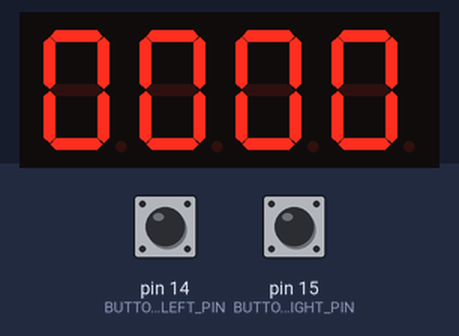
This sketch was run on a simulated Arduino Uno, built with avr-gcc and run on an emulated ATmega328P. Parts: 4-digit seven-segment display. Inputs (shaded band) come from the test bench; at power-on: pin 14 (BUTTON_LEFT_PIN) LOW, pin 15 (BUTTON_RIGHT_PIN) LOW. What the sketch prints to the serial monitor is not drawn.

Above: at 1.2 s.
1.3 s: pin 14 (BUTTON_LEFT_PIN) pulled HIGH for 1 s
At 2.8 s:
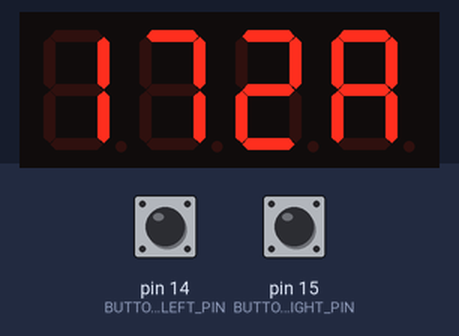
3.8 s: pin 15 (BUTTON_RIGHT_PIN) pulled HIGH for 3.2 s
At 8.1 s:
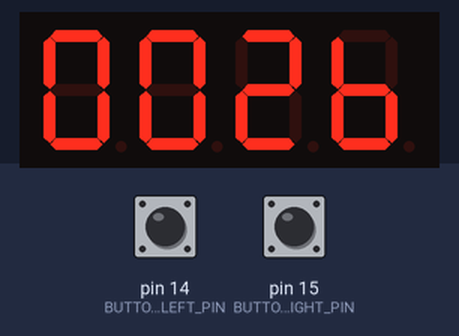
8.5 s: pin 15 (BUTTON_RIGHT_PIN) pulled HIGH for 0.15 s
At 9.5 s:
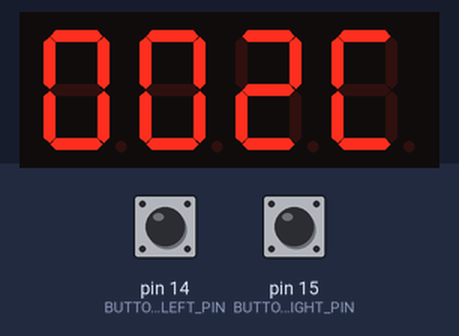
10.1 s: pin 14 (BUTTON_LEFT_PIN) pulled HIGH for 0.15 s
At 10.6 s:
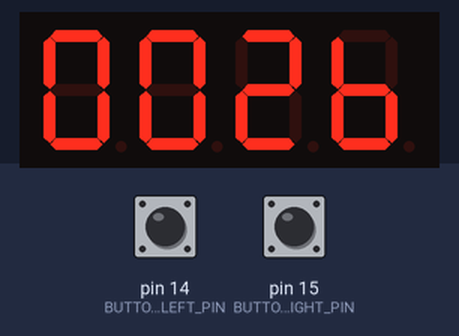

The sketch:

arduino-programmers-clock.ino
```cpp
#include "SevSegShift.h"

#define SHIFT_PIN_DS 8   /* Data input PIN */
#define SHIFT_PIN_STCP 7 /* Shift Register Storage PIN */
#define SHIFT_PIN_SHCP 6 /* Shift Register Shift PIN */

#define BUTTON_LEFT_PIN 14
#define BUTTON_RIGHT_PIN 15

int timeOffset = 0;

struct time
{
  unsigned long long milli;
  unsigned long long seconds;
  unsigned int minutes;
  unsigned int hours;

  void getTime()
  {
    unsigned long long currentTime = millis();
    long long adjustedMillis = currentTime % 86400000 + timeOffset * 60000;

    // Ensure that adjustedMillis is positive
    if (adjustedMillis < 0)
    {
      adjustedMillis += 86400000;
    }

    milli = adjustedMillis;
    seconds = milli / 1000;
    minutes = seconds / 60;
    hours = minutes / 60;
  }
};

time clock;

unsigned long buttonPressStartTime = 0;
const unsigned long holdThreshold = 100;        // Time in milliseconds to consider a button press as "held"
const unsigned long initialIncrementDelay = 50; // Initial delay between increments in milliseconds

enum ButtonState
{
  IDLE,
  PRESSED,
  HELD
};

ButtonState leftButtonState = IDLE;
ButtonState rightButtonState = IDLE;

// Instantiate a seven segment controller object (with Shift Register functionality)
SevSegShift sevseg(
    SHIFT_PIN_DS,
    SHIFT_PIN_SHCP,
    SHIFT_PIN_STCP,
    1,   /* number of shift registers there is only 1 Shiftregister
            used for all Segments (digits are on Controller)
            default value = 2 (see SevSegShift example)
            */
    true /* Digits are connected to Arduino directly
            default value = false (see SevSegShift example)
          */
);

void setup()
{
  byte numDigits = 4;
  byte digitPins[] = {5, 4, 3, 2};               // These are the PINS of the ** Arduino **
  byte segmentPins[] = {0, 1, 2, 3, 4, 5, 6, 7}; // these are the PINs of the ** Shift register **
  bool resistorsOnSegments = false;              // 'false' means resistors are on digit pins
  byte hardwareConfig = COMMON_ANODE;            // See README.md for options
  bool updateWithDelays = false;                 // Default 'false' is Recommended
  bool leadingZeros = true;                      // Use 'true' if you'd like to keep the leading zeros
  bool disableDecPoint = false;                  // Use 'true' if your decimal point doesn't exist or isn't connected. Then, you only need to specify 7 segmentPins[]

  sevseg.begin(hardwareConfig, numDigits, digitPins, segmentPins, resistorsOnSegments,
               updateWithDelays, leadingZeros, disableDecPoint);
  sevseg.setBrightness(100);

  Serial.begin(9600);
}

void checkButton()
{
  int leftButtonStateNow = digitalRead(BUTTON_LEFT_PIN);
  int rightButtonStateNow = digitalRead(BUTTON_RIGHT_PIN);

  handleButton(BUTTON_LEFT_PIN, leftButtonStateNow, leftButtonState);
  handleButton(BUTTON_RIGHT_PIN, rightButtonStateNow, rightButtonState);
}

void handleButton(int buttonPin, int buttonStateNow, ButtonState &buttonState)
{
  if (buttonStateNow == HIGH)
  {
    if (buttonState == IDLE)
    {
      // Button pressed for the first time
      buttonState = PRESSED;
      buttonPressStartTime = millis();
      timeOffset += (buttonPin == BUTTON_LEFT_PIN) ? -1 : 1; // Adjust timeOffset
    }
    else if (buttonState == PRESSED)
    {
      // Button held down
      unsigned long elapsedTime = millis() - buttonPressStartTime;
      if (elapsedTime >= holdThreshold)
      {
        buttonState = HELD;
        buttonPressStartTime = millis();
      }
    }
    else if (buttonState == HELD)
    {
      // Increment timeOffset and adjust delay
      unsigned long elapsedTime = millis() - buttonPressStartTime;
      if (elapsedTime >= initialIncrementDelay)
      {
        timeOffset += (buttonPin == BUTTON_LEFT_PIN) ? -1 : 1;
        buttonPressStartTime = millis();
      }
    }
  }
  else
  {
    // Button released or not pressed
    if (buttonState == PRESSED)
    {
      // Reset button press start time when button is released after a short press
      buttonState = IDLE;
      buttonPressStartTime = 0;
    }
    else if (buttonState == HELD)
    {
      // Reset button state when button is released after being held
      buttonState = IDLE;
      buttonPressStartTime = 0;
      // Additional actions can be added here for the end of held state
    }
  }
}

void loop()
{
  checkButton();

  clock.getTime();

  int displayTime = ((clock.hours % 24) << 8) | (clock.minutes % 60);
  Serial.println(displayTime);
  sevseg.setNumber(displayTime, -1, true);
  sevseg.refreshDisplay();
}
```

Measured:
- after the input at 1.3 s, the display: first changes at once (image 1 shows a later state)
- after the input at 3.8 s, the display: first changes at once (image 2 shows a later state)
- after the input at 8.5 s, the display: changes at once (image 3)
- after the input at 10.1 s, the display: changes at once (image 4)
